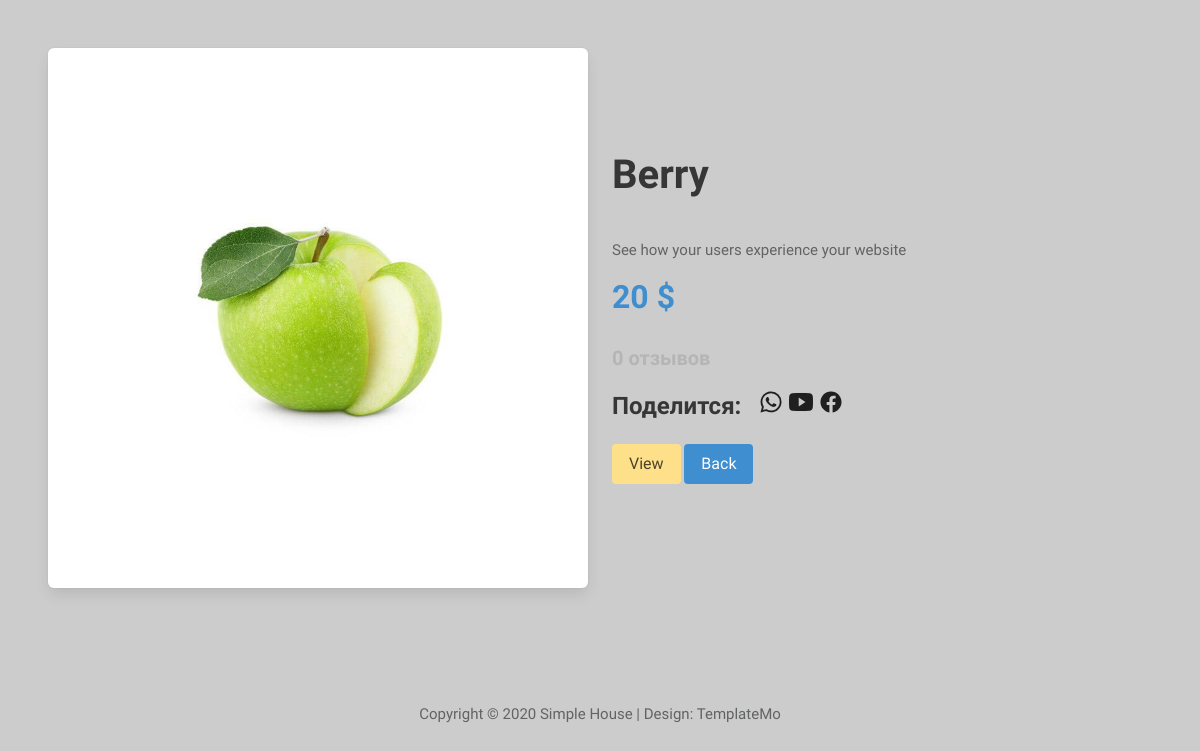
/detail/1, run on the app's committed database.
### store/models.py (models this page shows, shortened)
class Products(models.Model):
    category = models.ForeignKey('store.Category', on_delete=models.CASCADE, null=True)
    title = models.CharField(max_length=255)
    description = models.TextField()
    slug = models.SlugField()
    image = models.ImageField()
    price = models.IntegerField(null=True)

### store/views.py (the view)
# urls.py: path('detail/<int:pk>', detail, name='detail'),
def detail(request, pk):
    product = Products.objects.get(pk=pk)
    return render(request, 'detail.html', {'product': product})

### store/templates/detail.html (shortened to what this page needs)
{% load static %}
<!DOCTYPE html>
<html lang="en">
<head>
    <link rel="stylesheet" href="https://cdn.jsdelivr.net/npm/bulma@0.9.3/css/bulma.min.css">
    <link href="{% static '/css/all.min.css' %}" rel="stylesheet"/>
    <link href="{% static '/css/templatemo-style.css' %}" rel="stylesheet"/>
    <link rel="stylesheet" href="{% static '/css/style.css' %}">
</head>
<body>
{% block content %}
    <div class="section product-detail">
        <div class="columns is-flex is-align-items-center">
            <div class="column">
                <div class="box">
                    <figure class="image product-detail-image">
                        <img src="{{ product.image.url }}" alt="Placeholder image">
                    </figure>
                </div>
            </div>
            <div class="column">
                <div class="content">
                    <p class="title is-size-2">
                        {{ product.title }}
                    </p>
                    <p>{{ product.description }}</p>
                    <p class="title is-size-3 has-text-info">{{ product.price }} $</p>
                    <p class="title is-size-5 has-text-grey-light">0 отзывов</p>
                    <p class="title is-size-4">
                        Поделится:
                        <span class="is-size-4 mx-3">
                            <a href="#">
                                <ion-icon name="logo-whatsapp" class="order"></ion-icon>
                            </a>
                            <a href="#">
                                <ion-icon name="logo-youtube" class="order"></ion-icon>
                            </a>
                            <a href="#">
                                <ion-icon name="logo-facebook" class="order"></ion-icon>
                            </a>
                        </span>
                    </p>
                        <a href="{% url 'store:rate_product' product.pk %}" class="button is-warning">View</a>
                        <a href="{% url 'store:shop' %}" class="button is-info">Back</a>
                </div>
            </div>
        </div>
    </div>
{% endblock %}
<footer class="tm-footer text-center">
    <p>Copyright &copy; 2020 Simple House
        | Design: <a rel="nofollow" href="https://templatemo.com">TemplateMo</a></p>
</footer>
</body>
</html>

### store/static/css/templatemo-style.css (style rules this page uses)
ul, nav, body, h1, h2, h4, h6, p, figure { margin: 0; padding: 0; }
a, button { transition: all 0.3s ease; }
html { box-sizing: border-box; -ms-overflow-style: scrollbar; }
*, *::before, *::after { box-sizing: inherit; }
.text-center { text-align: center; }
body { font-family: 'Open Sans', Arial, sans-serif; font-size: 17px; background-color: #ccc; overflow-x: hidden; }
p, address { color: #626364; line-height: 1.8; }
.tm-footer { padding: 25px 15px; margin-top: 40px; }
.tm-footer a { color: #626364; text-decoration: none; }

### store/static/css/style.css (style rules this page uses)
body { color: #666666; font-size: 15px; font-family: 'Athiti', sans-serif; line-height: 1.80857; }
a { color: #1f1f1f; text-decoration: none !important; outline: none !important; -webkit-transition: all .3s ease-in-out; -moz-transition: all .3s ease-in-out; -ms-transition: all .3s ease-in-out; -o-transition: all .3s ease-in-out; transition: all .3s ease-in-out; }
a { color: #1f1f1f; text-decoration: none; outline: none; }
a, .btn { text-decoration: none !important; outline: none !important; -webkit-transition: all .3s ease-in-out; -moz-transition: all .3s ease-in-out; -ms-transition: all .3s ease-in-out; -o-transition: all .3s ease-in-out; transition: all .3s ease-in-out; }

### data on the page
Products: image (picture), title "Berry", description "See how your users experience your website", price "20"
